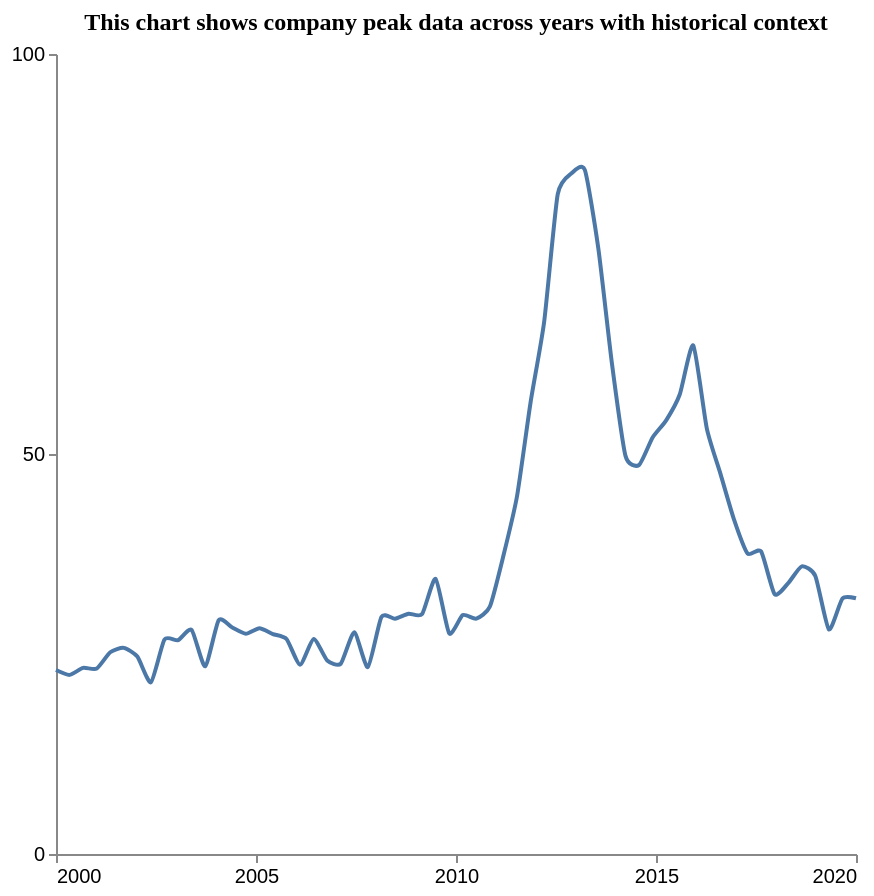

The specification (Vega-Lite) saved for this image:
### Vega-Lite specification from a JSON file in a GitHub repository (floating-point values rounded to 4 significant figures)
{"$schema": "https://vega.github.io/schema/vega-lite/v5.json", "description": "Pattern: Peak", "data": {"values": [{"X": 2000.0, "Y": 23.0}, {"X": 2000.0, "Y": 22.39}, {"X": 2001.0, "Y": 23.26}, {"X": 2001.0, "Y": 23.18}, {"X": 2001.0, "Y": 25.22}, {"X": 2002.0, "Y": 25.77}, {"X": 2002.0, "Y": 24.68}, {"X": 2002.0, "Y": 21.47}, {"X": 2003.0, "Y": 26.81}, {"X": 2003.0, "Y": 26.72}, {"X": 2003.0, "Y": 28.02}, {"X": 2004.0, "Y": 23.47}, {"X": 2004.0, "Y": 29.24}, {"X": 2004.0, "Y": 28.31}, {"X": 2005.0, "Y": 27.53}, {"X": 2005.0, "Y": 28.21}, {"X": 2005.0, "Y": 27.49}, {"X": 2006.0, "Y": 26.87}, {"X": 2006.0, "Y": 23.66}, {"X": 2006.0, "Y": 26.87}, {"X": 2007.0, "Y": 24.2}, {"X": 2007.0, "Y": 23.78}, {"X": 2007.0, "Y": 27.72}, {"X": 2008.0, "Y": 23.36}, {"X": 2008.0, "Y": 29.63}, {"X": 2008.0, "Y": 29.42}, {"X": 2009.0, "Y": 30.04}, {"X": 2009.0, "Y": 29.99}, {"X": 2009.0, "Y": 34.4}, {"X": 2010.0, "Y": 27.58}, {"X": 2010.0, "Y": 29.86}, {"X": 2011.0, "Y": 29.41}, {"X": 2011.0, "Y": 30.94}, {"X": 2011.0, "Y": 37.31}, {"X": 2012.0, "Y": 44.72}, {"X": 2012.0, "Y": 56.46}, {"X": 2012.0, "Y": 66.5}, {"X": 2013.0, "Y": 82.45}, {"X": 2013.0, "Y": 85.05}, {"X": 2013.0, "Y": 85.52}, {"X": 2014.0, "Y": 75.65}, {"X": 2014.0, "Y": 61.31}, {"X": 2014.0, "Y": 49.77}, {"X": 2015.0, "Y": 48.63}, {"X": 2015.0, "Y": 52.06}, {"X": 2015.0, "Y": 54.21}, {"X": 2016.0, "Y": 57.43}, {"X": 2016.0, "Y": 63.56}, {"X": 2016.0, "Y": 53.16}, {"X": 2017.0, "Y": 47.55}, {"X": 2017.0, "Y": 41.83}, {"X": 2017.0, "Y": 37.57}, {"X": 2018.0, "Y": 37.82}, {"X": 2018.0, "Y": 32.47}, {"X": 2018.0, "Y": 33.86}, {"X": 2019.0, "Y": 35.95}, {"X": 2019.0, "Y": 34.76}, {"X": 2019.0, "Y": 28.07}, {"X": 2020.0, "Y": 31.93}, {"X": 2020.0, "Y": 31.96}]}, "mark": {"type": "line", "interpolate": "cardinal", "tension": 0.4}, "encoding": {"x": {"field": "X", "type": "quantitative", "title": "", "axis": {"grid": false, "format": "d", "values": [2000, 2005, 2010, 2015, 2020], "tickSize": 4}, "scale": {"domain": [2000, 2020]}}, "y": {"field": "Y", "type": "quantitative", "title": "", "axis": {"grid": false, "format": "d", "values": [0, 50, 100], "tickSize": 4, "tickOpacity": 1}, "scale": {"domain": [0, 100]}}}, "title": {"text": "This chart shows company peak data across years with historical context", "anchor": "middle", "font": "Tahoma", "fontSize": 12}, "config": {"lineBreak": "^", "view": {"stroke": null}}, "height": 400, "width": 400, "autosize": "pad"}
